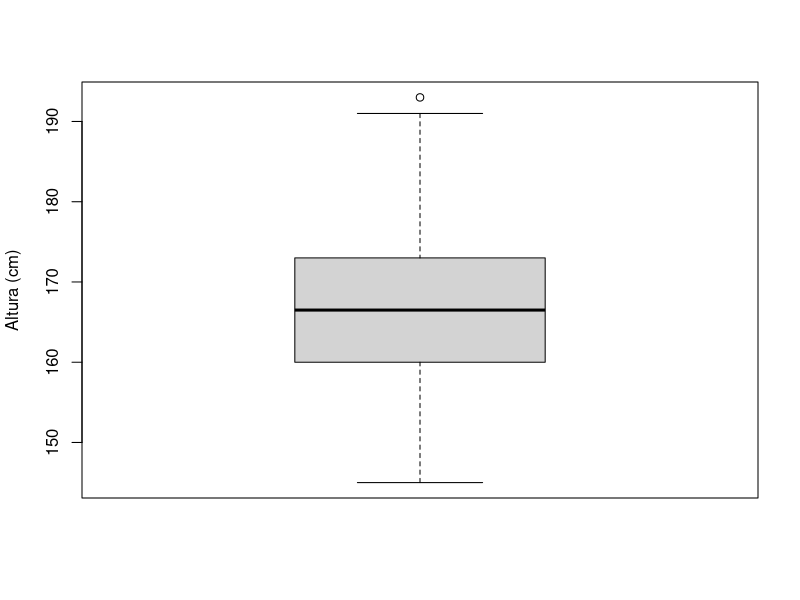

Generate this figure with R:

######################### IC e Teste para uma Amostra #########################


# Passo 1: Carregar os pacotes que serao usados

if(!require(dplyr)) install.packages("dplyr") # Instalaçao do pacote caso nao esteja instalado
library(dplyr)                                # Carregamento do pacote

setwd("2-Semestre/Inferencia-STC853/Aula Computacional/")

# Passo 2: Carregar o banco de dados

# Importante: selecionar o diretorio de trabalho (working directory)
# Isso pode ser feito manualmente: Session > Set Working Directory > Choose Directory
# Ou usando a linha de codigo abaixo:
# setwd("C:/Users/ferna/Desktop")

dados <- read.csv('Banco de Dados 2.csv', sep = ';', dec = ',',
                  stringsAsFactors = T, fileEncoding = "latin1") # Carregamento do arquivo csv
View(dados)                             # Visualizacao dos dados em janela separada
glimpse(dados)                          # Visualizacao de um resumo dos dados


###########################################
###### Caso de Estimação da média #########
###########################################

# Passo 3: Verificacao da normalidade dos dados
#H0: os dados provém da distribuição normal
# H1: os dados não provém da distribuição normal
shapiro.test(dados$Altura)


# Passo 4 - Intervalo de confiança
# Amostra provém da distribuição normal e a variância populacional é desconhecida
alpha<-0.05
var_interesse<-dados$Altura
n<-length(var_interesse)

(LI<-mean(var_interesse)-qt(1-alpha/2, n-1)*sd(var_interesse)/sqrt(n))
(LS<-mean(var_interesse)+qt(1-alpha/2, n-1)*sd(var_interesse)/sqrt(n))


# Passo 5: Realizacao do teste t para uma amostra com IC
# H0: mu=167
# H1: mu!=167
t.test(dados$Altura, mu = 167, conf.level = 0.95, alternative = "two.sided")
t.test(dados$Altura, mu = 165, conf.level = 0.95, alternative = "greater")

## tc -> região de não rejeição de h0, p-valor de 0.4883 -> corrobora a rejeição de h0

# Observacao:
  # O teste bicaudal eh o default; caso deseje unicaudal, necessario incluir:
    # alternative = "greater" (maior) ou alternative = "less" (menor)
  # Exemplo: t.test(dados$Altura, mu = 167, alternative = "greater")
    # Nesse caso, o teste verificara se os dados indicam que e media eh
    # maior que a media testada

# Passo 6 (opcional): Visualizacao da distribuicao dos dados

boxplot(dados$Altura, ylab = "Altura (cm)")

###############################################
# Caso de Estimação da Proporção ##############
##############################################
# Passo 1: definir quantos uns foram observados e a estimativa da proporção

nmasculino<-sum(dados$Genero=="M")
phat<- nmasculino/n

# Passo 2 - Obter o intervalo de confiança
alpha<-0.05

(LI<-phat-qnorm(1-alpha/2)*sqrt(phat*(1-phat)/(n-1)))
(LS<-phat+qnorm(1-alpha/2)*sqrt(phat*(1-phat)/(n-1)))

# Passo 3 -  Realizacao do teste da proporção para uma amostra com IC
prop.test(nmasculino, n=n, p=0.6)

##  H0: Testando que a proporção é igual a 0.6, H1: prop != 0.6

# Proporção das pessoas que tem Ensino superior como Grau de instrução
nsuperior<-sum(dados$Grau_de_Instruçao=="Superior")
phat<- nsuperior/n

# Passo 2 - Obter o intervalo de confiança
alpha<-0.05

(LI<-phat-qnorm(1-alpha/2)*sqrt(phat*(1-phat)/(n-1)))
(LS<-phat+qnorm(1-alpha/2)*sqrt(phat*(1-phat)/(n-1)))

# Passo 3 -  Realizacao do teste da proporção para uma amostra com IC
prop.test(nsuperior, n=n, p=0.3, alternative = "greater")

## Proporção de pessoas que tem ensino superior é maior que 0.3,
## nesse caso rejeitamos a h0: De que a proporção da população é menor ou igual à 0.3
